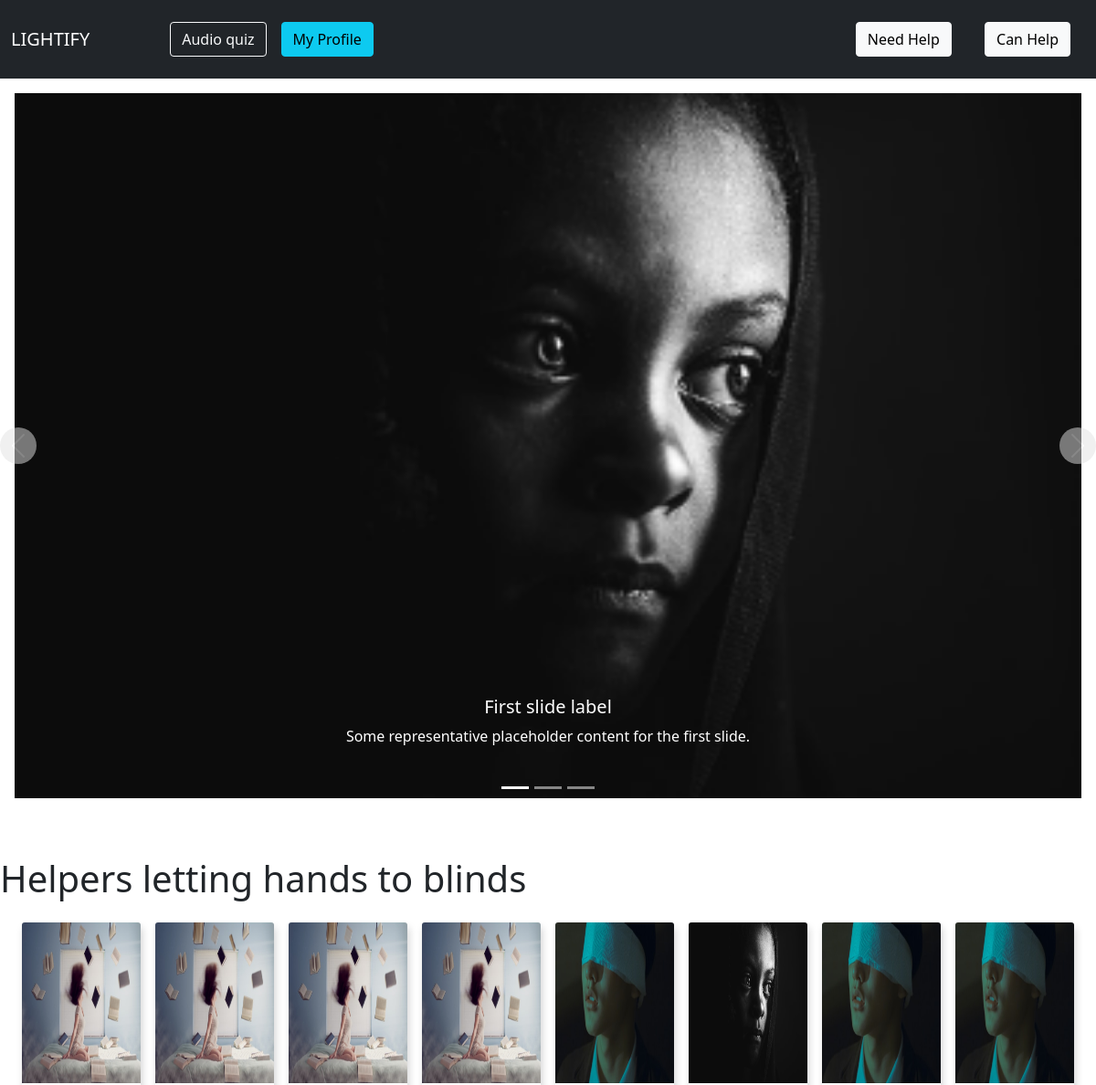
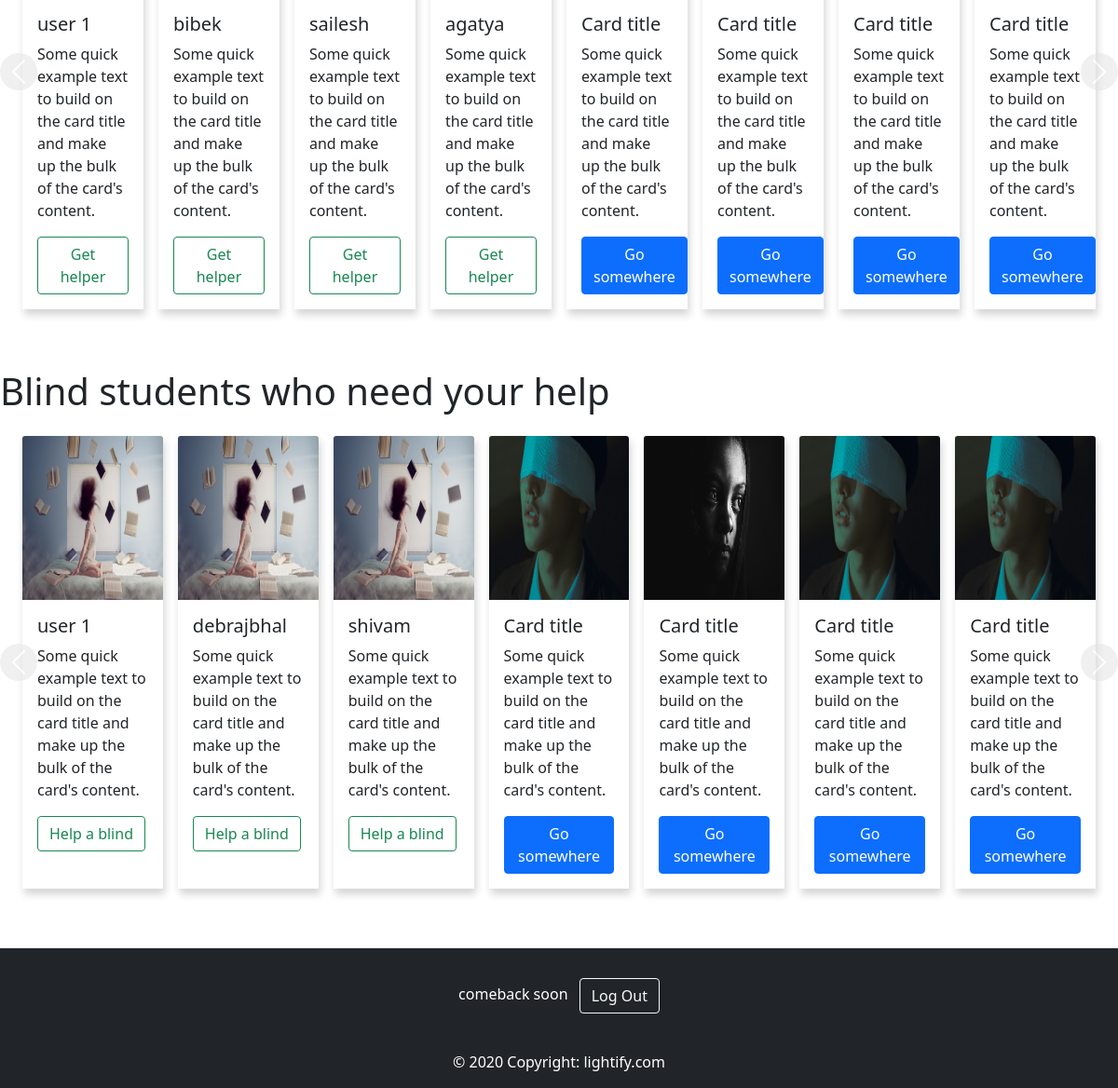
The app's page / (signed in) with its own data (2 pictures, top to bottom).
### accounts/models.py (models this page shows)
class Helper(models.Model):
    username = models.CharField(max_length=120)
    can_help=models.BooleanField(default=True)

class Blind(models.Model):
    username = models.CharField(max_length=120)
    need_help = models.BooleanField(default=True)

### accounts/views.py (the view)
# urls.py: path('',views.home,name='home'),
def home(request):
    helpers=Helper.objects.all()
    blinds=Blind.objects.all()
    context={
        "blinds":blinds,
        "helpers": helpers
    }
    if request.user.is_anonymous:
        return render(request,"newuserhome.html",context)
    return render(request,"loggedinuser.html",context)

### templates/loggedinuser.html (shortened to what this page needs)
{% load static %}
<!DOCTYPE html>
<html lang="en">
<head>
  <link href="https://cdn.jsdelivr.net/npm/bootstrap@5.0.2/dist/css/bootstrap.min.css" rel="stylesheet"
>
</head>
<body>
  <nav class="navbar navbar-expand-lg navbar-dark bg-dark">
    <div class="container-fluid">
      <a class="navbar-brand" href="#">LIGHTIFY</a>
      <div class="collapse navbar-collapse ms-5" id="navbarScroll">
        <a href="/audioquiz/" class="btn btn-outline-light ms-4">Audio quiz</a>
          <a class="btn btn-info m-3" style="margin-left: auto;" href="/bookings/profile/{{request.user.username}}" role="button">My Profile</a>
        <div class="push" style="margin-left: auto;">
          <a class="btn btn-light m-3" style="margin-left: auto;" href="/bookings/blind" role="button">Need Help</a>
          <a class="btn btn-light m-3" style="margin-left: auto;" href="/bookings/helper" role="button">Can Help</a>
        </div>
      </div>
    </div>
  </nav>
  <div id="carouselExampleCaptions" class="carousel slide" data-bs-ride="carousel">
    <div class="carousel-indicators">
      <button type="button" data-bs-target="#carouselExampleCaptions" data-bs-slide-to="0" class="active"
        aria-current="true" aria-label="Slide 1"></button>
      <button type="button" data-bs-target="#carouselExampleCaptions" data-bs-slide-to="1"
        aria-label="Slide 2"></button>
      <button type="button" data-bs-target="#carouselExampleCaptions" data-bs-slide-to="2"
        aria-label="Slide 3"></button>
    </div>
    <div class="carousel-inner">
      <div class="carousel-item active">
        <img src="{% static 'images/Rectangle 3.png' %}" class="d-block w-100" alt="...">
        <div class="carousel-caption d-none d-md-block">
          <h5>First slide label</h5>
          <p>Some representative placeholder content for the first slide.</p>
        </div>
      </div>
    </div>
    <button class="carousel-control-prev" type="button" data-bs-target="#carouselExampleCaptions" data-bs-slide="prev">
      <span class="carousel-control-prev-icon" aria-hidden="true"></span>
    </button>
    <button class="carousel-control-next" type="button" data-bs-target="#carouselExampleCaptions" data-bs-slide="next">
      <span class="carousel-control-next-icon" aria-hidden="true"></span>
    </button>
  </div>
  <h1 class="mt-5">Helpers letting hands to blinds</h1>
  <div id="carouselExample1Controls" class="carousel slide" data-ride="carousel">
    <div class="carousel-inner">
      <div class="carousel-item active">
        <div class="cards-group">
          <div class="card">
            <img src="{% static 'images/Rectangle 1.png' %}" class="card-img-top" alt="...">
            <div class="card-body">
              <h5 class="card-title">user 1</h5>
              <p class="card-text">Some quick example text to build on the card title and make up the bulk of the card's
                content.</p>
              <a class="btn btn-outline-success " style="margin-left: auto;" href="#" role="button">Get helper</a>
            </div>
          </div>
          {% for helper in helpers %}
          <div class="card d-none d-md-block">
            <img src="{% static 'images/Rectangle 1.png' %}" class="card-img-top" alt="...">
            <div class="card-body">
              <h5 class="card-title">{{helper.username}}</h5>
              <p class="card-text">Some quick example text to build on the card title and make up the bulk of the card's
                content.
              </p>
              <a class="btn btn-outline-success " style="margin-left: auto;" href="/bookings/profile/{{helper.username}}"
                role="button">Get helper</a>
            </div>
          </div>
          {% endfor %}
          <div class="card d-none d-md-block">
            <img src="{% static 'images/Rectangle 2.png' %}" class="card-img-top" alt="...">
            <div class="card-body">
              <h5 class="card-title">Card title</h5>
              <p class="card-text">Some quick example text to build on the card title and make up the bulk of the card's
                content.</p>
              <a href="#" class="btn btn-primary">Go somewhere</a>
            </div>
          </div>
          <div class="card d-none d-md-block">
            <img src="{% static 'images/Rectangle 3.png' %}" class="card-img-top" alt="...">
            <div class="card-body">
              <h5 class="card-title">Card title</h5>
              <p class="card-text">Some quick example text to build on the card title and make up the bulk of the card's
                content.</p>
              <a href="#" class="btn btn-primary">Go somewhere</a>
            </div>
          </div>
          <div class="card d-none d-md-block">
            <img src="{% static 'images/Rectangle 2.png' %}" class="card-img-top" alt="...">
            <div class="card-body">
              <h5 class="card-title">Card title</h5>
              <p class="card-text">Some quick example text to build on the card title and make up the bulk of the card's
                content.</p>
              <a href="#" class="btn btn-primary">Go somewhere</a>
            </div>
          </div>
          <div class="card d-none d-md-block">
            <img src="{% static 'images/Rectangle 2.png' %}" class="card-img-top" alt="...">
            <div class="card-body">
              <h5 class="card-title">Card title</h5>
              <p class="card-text">Some quick example text to build on the card title and make up the bulk of the card's
                content.</p>
              <a href="#" class="btn btn-primary">Go somewhere</a>
            </div>
          </div>
        </div>
      </div>
    </div>
    <button class="carousel-control-prev" type="button" data-bs-target="#carouselExample1Controls" data-bs-slide="prev">
      <span class="carousel-control-prev-icon" aria-hidden="true"></span>
    </button>
    <button class="carousel-control-next" type="button" data-bs-target="#carouselExample1Controls" data-bs-slide="next">
      <span class="carousel-control-next-icon" aria-hidden="true"></span>
    </button>
  </div>
  <h1 class="mt-5">Blind students who need your help</h1>
  <div id="carouselExampleControls" class="carousel slide" data-ride="carousel">
    <div class="carousel-inner">
      <div class="carousel-item active">
        <div class="cards-group">
          <div class="card">
            <img src="{% static 'images/Rectangle 1.png' %}" class="card-img-top" alt="...">
            <div class="card-body">
              <h5 class="card-title">user 1</h5>
              <p class="card-text">Some quick example text to build on the card title and make up the bulk of the card's
                content.</p>
              <a class="btn btn-outline-success " style="margin-left: auto;" href="#" role="button">Help a blind</a>
            </div>
          </div>
          {% for blind in blinds %}
          <div class="card d-none d-md-block">
            <img src="{% static 'images/Rectangle 1.png' %}" class="card-img-top" alt="...">
            <div class="card-body">
              <h5 class="card-title">{{blind.username}}</h5>
              <p class="card-text">Some quick example text to build on the card title and make up the bulk of the card's
                content.
              </p>
              <a class="btn btn-outline-success " style="margin-left: auto;" href="/bookings/profile/{{blind.username}}"
                role="button">Help a blind</a>
            </div>
          </div>
          {% endfor %}
          <div class="card d-none d-md-block">
            <img src="{% static 'images/Rectangle 2.png' %}" class="card-img-top" alt="...">
            <div class="card-body">
              <h5 class="card-title">Card title</h5>
              <p class="card-text">Some quick example text to build on the card title and make up the bulk of the card's
                content.
              </p>
              <a href="#" class="btn btn-primary">Go somewhere</a>
            </div>
          </div>
          <div class="card d-none d-md-block">
            <img src="{% static 'images/Rectangle 3.png' %}" class="card-img-top" alt="...">
            <div class="card-body">
              <h5 class="card-title">Card title</h5>
              <p class="card-text">Some quick example text to build on the card title and make up the bulk of the card's
                content.
              </p>
              <a href="#" class="btn btn-primary">Go somewhere</a>
            </div>
          </div>
          <div class="card d-none d-md-block">
            <img src="{% static 'images/Rectangle 2.png' %}" class="card-img-top" alt="...">
            <div class="card-body">
              <h5 class="card-title">Card title</h5>
              <p class="card-text">Some quick example text to build on the card title and make up the bulk of the card's
                content.
              </p>
              <a href="#" class="btn btn-primary">Go somewhere</a>
            </div>
          </div>
          <div class="card d-none d-md-block">
            <img src="{% static 'images/Rectangle 2.png' %}" class="card-img-top" alt="...">
            <div class="card-body">
              <h5 class="card-title">Card title</h5>
              <p class="card-text">Some quick example text to build on the card title and make up the bulk of the card's
                content.
              </p>
              <a href="#" class="btn btn-primary">Go somewhere</a>
            </div>
          </div>
        </div>
      </div>
    </div>
    <button class="carousel-control-prev" type="button" data-bs-target="#carouselExampleControls" data-bs-slide="prev">
      <span class="carousel-control-prev-icon" aria-hidden="true"></span>
    </button>
    <button class="carousel-control-next" type="button" data-bs-target="#carouselExampleControls" data-bs-slide="next">
      <span class="carousel-control-next-icon" aria-hidden="true"></span>
    </button>
  </div>
  <footer class="page-footer font-small mt-5 bg-dark pt-4">
    <div class="container">
      <ul class="list-unstyled list-inline text-center py-2">
        <li class="list-inline-item">
          <p class="mb-1 " style="color: white">comeback soon</h5>
        </li>
        <li class="list-inline-item">
          <a href="/logout" class="btn btn-outline-light">Log Out</a>
        </li>
      </ul>
    </div>
    <div class="footer-copyright text-center py-3" style="color: white">© 2020 Copyright:
      <a href="#" style="color: white ; text-decoration: none"> lightify.com</a>
    </div>
  </footer>
</body>
</html>

### templates/loggedinuser.html (style rules this page uses)
.cards-group { display: flex; justify-content: center; }
.card img { max-width: 100%; max-height: 100%; }
.card { margin: 0 0.5em; box-shadow: 2px 6px 8px 0 rgba(22, 22, 26, 0.18); border: none; border-radius: 0; }
.carousel-inner { padding: 1em; }
.carousel-control-prev, .carousel-control-next { background-color: #e1e1e1; width: 5vh; height: 5vh; border-radius: 50%; top: 50%; transform: translateY(-50%); }
@media (min-width: 768px) { .card img { height: 11em; } }

### records on screen
Helper: username "bibek"
Helper: username "sailesh"
Helper: username "agatya"
Blind: username "debrajbhal"
Blind: username "shivam"
